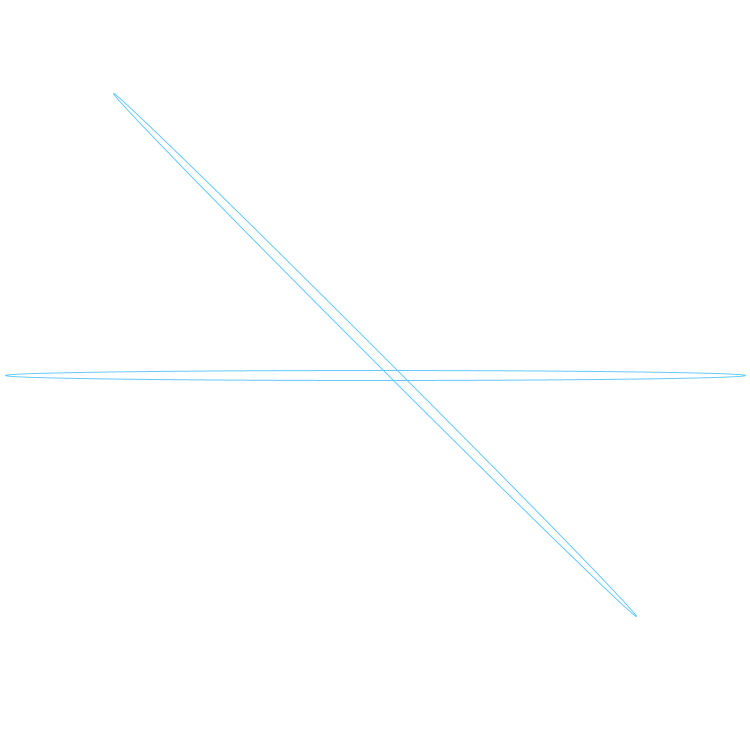
Frame 1 (no input)
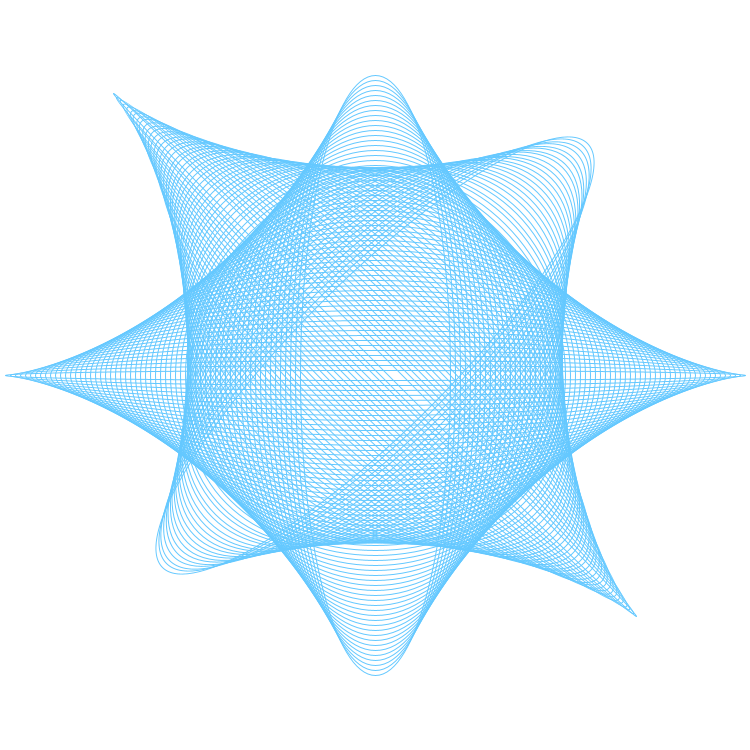
Frame 60 (the mouse pressed at the canvas centre just before this capture)
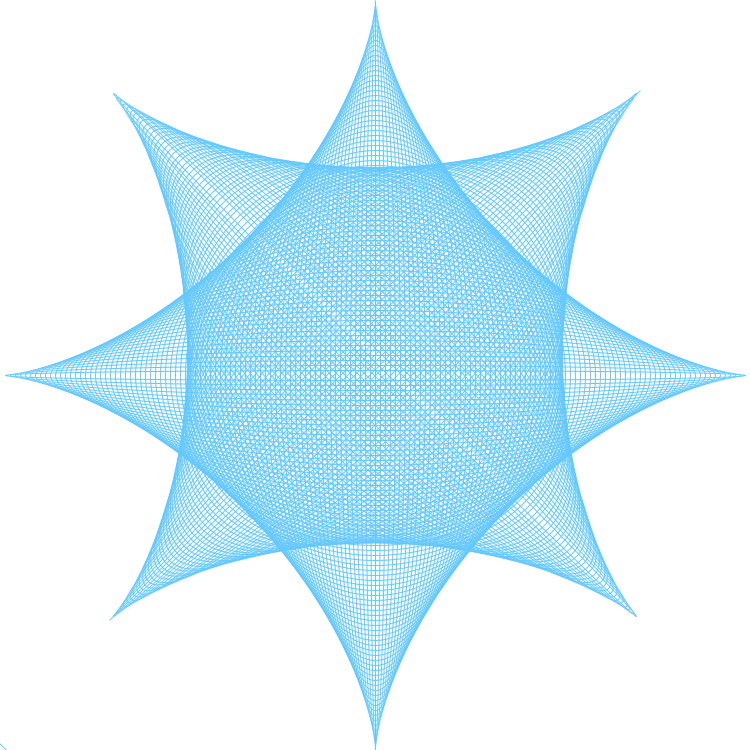
Frame 120 (the mouse held since frame 60 and released just before this capture)

The Processing sketch that drew these frames (run headless with seeded random() and noise(); from frame 60 on, the mouse is pressed at the canvas centre):

// Processing sketch: processing_70121
// ── processing_70121.pde

//Brandan Hui Block 7 comp. prog. 1
int x=10;
void setup()
{
size(750,750);
stroke(100,200,255);
background(255);
frameRate(20);
noFill();
}
void draw()
{
  translate(375,-175);
  rotate(PI/4);
  ellipse(375,375,750-x,x);
  rotate(-PI/4);
  translate(-375,175);
  ellipse(375,375,750-x,x);
  x=x+10;
  if(x>750)
  {
    x=-2*x;
  }
}
